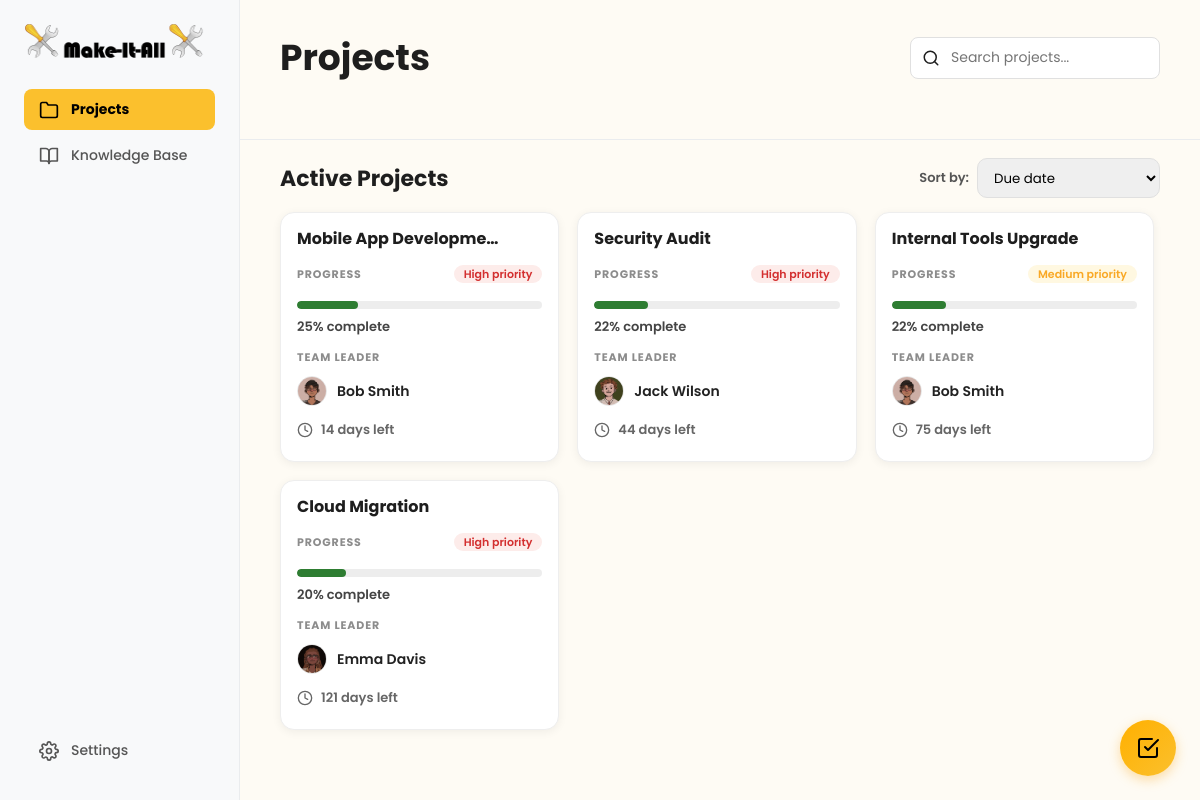
Page /user/project/projects-overview.php (signed in) on the committed database.
### tables this page shows
CREATE TABLE projects (
    project_id INT AUTO_INCREMENT PRIMARY KEY,
    project_name VARCHAR(255) NOT NULL,
    description TEXT,
    created_by INT NOT NULL COMMENT 'Manager who created the project',
    team_leader_id INT NULL COMMENT 'Assigned team leader',
    start_date DATE NOT NULL,
    deadline DATE NOT NULL,
    estimated_completion_date DATE NULL COMMENT 'Calculated based on velocity',
    completed_date DATE NULL,
    status ENUM('planning', 'active', 'on_hold', 'completed', 'archived') DEFAULT 'active',
    priority ENUM('low', 'medium', 'high') DEFAULT 'medium',
    completion_percentage DECIMAL(5,2) DEFAULT 0.00,
    overdue_tasks_count INT DEFAULT 0,
    resource_level ENUM('sufficient', 'tight', 'under_resourced') DEFAULT 'sufficient',
    created_at TIMESTAMP DEFAULT CURRENT_TIMESTAMP,
    updated_at TIMESTAMP DEFAULT CURRENT_TIMESTAMP ON UPDATE CURRENT_TIMESTAMP,
    archived_at TIMESTAMP NULL,
    FOREIGN KEY (created_by) REFERENCES users(user_id) ON DELETE RESTRICT,
    FOREIGN KEY (team_leader_id) REFERENCES users(user_id) ON DELETE SET NULL,
    INDEX idx_status (status),
    INDEX idx_created_by (created_by),
    INDEX idx_team_leader (team_leader_id),
    INDEX idx_deadline (deadline),
    INDEX idx_priority (priority)
);

CREATE TABLE users (
    user_id INT AUTO_INCREMENT PRIMARY KEY,
    email VARCHAR(255) NOT NULL UNIQUE,
    password_hash VARCHAR(255) NULL COMMENT 'NULL for non-registered employees',
    is_registered BOOLEAN DEFAULT FALSE,
    first_name VARCHAR(100) NOT NULL,
    last_name VARCHAR(100) NOT NULL,
    profile_picture VARCHAR(255) DEFAULT '/default-avatar.png',
    role ENUM('manager', 'team_leader', 'team_member', 'technical_specialist') NOT NULL DEFAULT 'team_member',
    department VARCHAR(100),
    specialties TEXT COMMENT 'JSON array: ["Frontend", "React", "UX Design"]',
    manager_id INT NULL COMMENT 'Self-referencing FK - who manages this user',
    is_active BOOLEAN DEFAULT TRUE,
    last_login TIMESTAMP NULL,
    created_at TIMESTAMP DEFAULT CURRENT_TIMESTAMP,
    updated_at TIMESTAMP DEFAULT CURRENT_TIMESTAMP ON UPDATE CURRENT_TIMESTAMP,
    FOREIGN KEY (manager_id) REFERENCES users(user_id) ON DELETE SET NULL,
    INDEX idx_email (email),
    INDEX idx_role (role),
    INDEX idx_manager (manager_id),
    INDEX idx_is_registered (is_registered),
    INDEX idx_is_active (is_active)
);

### user/project/projects-overview.php (the view, shortened to what this page needs)
<?php
$database = new Database();
$db = $database->getConnection();
$isLoggedIn = isset($_SESSION['role'], $_SESSION['email'], $_SESSION['user_id']);
if (!$isLoggedIn) {
  $role = 'manager';
  $isManager = true;
  $currentUserId = 1;
} else {
  $currentUserId = $_SESSION['user_id'];
}
function daysLeft(?string $estimated, ?string $deadline): ?int
{
  $target = $estimated ?: $deadline;
  $today = new DateTime('today');
  $targetDate = new DateTime($target);
  $diff = $today->diff($targetDate);
  return (int)$diff->format('%r%a');
}
$activeSql = "
  SELECT DISTINCT
    p.project_id,
    p.project_name,
    p.description,
    p.team_leader_id,
    p.status,
    p.priority,
    p.deadline,
    p.estimated_completion_date,
    -- live progress (doesn't rely on stored completion_percentage)
    COALESCE(tp.completion_percentage, 0) AS completion_percentage,
    u.first_name AS leader_first_name,
    u.last_name  AS leader_last_name,
    u.profile_picture AS leader_picture
  FROM projects p
  LEFT JOIN users u ON p.team_leader_id = u.user_id
  LEFT JOIN project_members pm ON pm.project_id = p.project_id
  --  task progress subquery (1 row per project)
  LEFT JOIN (
    SELECT
      project_id,
      ROUND(
        (SUM(CASE WHEN status = 'completed' THEN 1 ELSE 0 END) * 100.0) / NULLIF(COUNT(*), 0),
        2
      ) AS completion_percentage
    FROM tasks
    GROUP BY project_id
  ) tp ON tp.project_id = p.project_id
  WHERE p.status IN ('active','planning','on_hold','completed')
    AND p.status <> 'archived'
    AND (
      p.created_by = :uid
      OR p.team_leader_id = :uid
      OR pm.user_id = :uid
    )
  ORDER BY p.deadline ASC
";
$activeStmt = $db->prepare($activeSql);
$activeStmt->execute([':uid' => $currentUserId]);
$activeProjects = $activeStmt->fetchAll(PDO::FETCH_ASSOC);
?>
<!DOCTYPE html>
<html lang="en">
<head>
  <link rel="stylesheet" href="../dashboard.css">
  <link rel="stylesheet" href="projects-overview.css">
</head>
<body id="projects-overview-page">
  <?php include '../to-do/todo_widget.php'; ?>
  <div class="dashboard-container">
    <nav class="sidebar">
      <div class="nav-top">
        <div class="logo-container">
          <img src="../logo.png" alt="Make-It-All Logo" class="logo-icon">
        </div>
        <ul class="nav-main">
          <li class="active-parent"><a href="projects-overview.php"><i data-feather="folder"></i>Projects</a></li>
          <li><a href="../knowledge-base/knowledge-base.html"><i data-feather="book-open"></i>Knowledge Base</a></li>
        </ul>
      </div>
      <div class="nav-footer">
        <ul>
          <li><a href="../settings.php"><i data-feather="settings"></i>Settings</a></li>
        </ul>
      </div>
    </nav>
    <main class="main-content">
      <header class="projects-header">
        <h1>Projects</h1>
        <div class="projects-controls">
          <div class="search-bar">
            <input type="text" id="project-search" placeholder="Search projects..." autocomplete="off">
          </div>
        </div>
      </header>
      <section class="projects-section" id="active-section">
        <div class="section-top">
          <h2 class="active-projects-title">Active Projects</h2>
          <div class="sort-wrap">
            <span class="sort-label">Sort by:</span>
            <select class="sort-dropdown" id="sortProjects">
              <option value="due">Due date</option>
            </select>
          </div>
        </div>
        <div class="projects-grid-scroll">
          <div class="projects-grid">
            <?php if (count($activeProjects) === 0): ?>
              <div class="empty-state">
                <i data-feather="inbox"></i>
                <p>No current active projects</p>
              </div>
            <?php else: ?>
              <?php foreach ($activeProjects as $p): ?>
                <?php
                $progress = (float)($p['completion_percentage'] ?? 0);
                $days = daysLeft($p['estimated_completion_date'] ?? null, $p['deadline'] ?? null);
                $leaderName = trim(($p['leader_first_name'] ?? '') . ' ' . ($p['leader_last_name'] ?? ''));
                $avatar = $p['leader_picture'] ?? '';
                $status = $p['status'] ?? '';
                if ($status === 'completed') {
                  $dateText = 'Completed';
                  $dateClass = 'days-pill is-completed';
                } elseif ($days === null) {
                  $dateText = 'No date set';
                  $dateClass = 'days-pill';
                } elseif ($days < 0) {
                  $dateText = abs($days) . ' days overdue';
                  $dateClass = 'days-pill is-overdue';
                } elseif ($days === 0) {
                  $dateText = 'Due today';
                  $dateClass = 'days-pill is-due';
                } else {
                  $dateText = $days . ' days left';
                  $dateClass = 'days-pill';
                }
                $priority = strtolower($p['priority'] ?? 'medium');
                ?>
                <article
                  class="project-card"
                  data-name="<?= strtolower(htmlspecialchars($p['project_name'])) ?>"
                  data-progress="<?= (int)$progress ?>"
                  data-deadline="<?= htmlspecialchars($p['deadline'] ?? '') ?>"
                  data-project-id="<?= htmlspecialchars($p['project_id'] ?? '') ?>"
                  data-deadline-text="<?= htmlspecialchars($dateText) ?>"
                  data-deadline-class="<?= htmlspecialchars($dateClass) ?>"
                  data-priority="<?= htmlspecialchars($priority) ?>"
                  data-description="<?= htmlspecialchars($p['description'] ?? '') ?>"
                  data-team-leader-id="<?= htmlspecialchars($p['team_leader_id'] ?? '') ?>"
                  data-team-leader-name="<?= htmlspecialchars($leaderName) ?>">
                  <h3 class="project-title"><?= htmlspecialchars($p['project_name']) ?></h3>
                  <div class="progress-head">
                    <span class="small-label">PROGRESS</span>
                    <span class="priority-pill priority-<?= htmlspecialchars($priority) ?>">
                      <?= ucfirst(htmlspecialchars($priority)) ?> priority
                    </span>
                  </div>
                  <div class="progress-track" aria-hidden="true">
                    <div class="progress-fill" style="width: <?= (int)round($progress) ?>%;"></div>
                  </div>
                  <div class="progress-text"><?= (int)round($progress) ?>% complete</div>
                  <div class="small-label leader-label">TEAM LEADER</div>
                  <div class="leader-row">
                    <?php if (!empty($avatar)): ?>
                      <img class="leader-avatar" src="<?= htmlspecialchars($avatar) ?>" alt="Leader pfp">
                    <?php else: ?>
                      <div class="leader-avatar leader-avatar--default" aria-hidden="true">
                        <i data-feather="user"></i>
                      </div>
                    <?php endif; ?>
                    <span class="leader-name"><?= htmlspecialchars($leaderName) ?></span>
                  </div>
                  <div class="card-footer">
                    <div class="<?= $dateClass ?>">
                      <i data-feather="clock"></i>
                      <span><?= htmlspecialchars($dateText) ?></span>
                    </div>
                  </div>
                </article>
              <?php endforeach; ?>
            <?php endif; ?>
          </div>
        </div>
      </section>
    </main>
  </div>
</body>
</html>

### user/dashboard.css (style rules this page uses)
html, body { height: 100%; }
body { background: #FEFBF4; font-family: 'Poppins', sans-serif; margin: 0; height: 100vh; color: #1E1E1E; overflow: hidden; }
* { box-sizing: border-box; }
a { color: #1E1E1E; transition: color 0.2s ease; }
.dashboard-container { display: flex; width: 100%; height: 100vh; }
.sidebar { width: 240px; flex-shrink: 0; background: #F8F9FA; padding: 24px; display: flex; flex-direction: column; justify-content: space-between; border-right: 1px solid #EAECEE; }
.logo-container { display: flex; align-items: center; gap: 8px; font-size: 20px; font-weight: 700; margin-bottom: 30px; }
.logo-icon { width: 180px; height: 35px; }
.sidebar ul { list-style: none; padding: 0; margin: 0; }
.sidebar ul a { display: flex; align-items: center; gap: 12px; padding: 10px 15px; text-decoration: none; color: #555; font-weight: 500; border-radius: 8px; margin-bottom: 5px; font-size: 14px; }
.sidebar ul a svg { width: 20px; height: 20px; }
.sidebar ul.nav-main>li.active-parent>a { background: #FBC02D; color: black; font-weight: 700; }
.main-content { flex: 1; padding: 0; display: flex; flex-direction: column; min-height: 0; overflow-y: auto; height: 100vh; }

### rows in the picture
projects: project_name "Mobile App Developme…", priority "High", progress "25", team_leader.profile_picture (picture), team_leader.last_name "Bob Smith", dateText "14 days left"
projects: project_name "Security Audit", priority "High", progress "22", team_leader.profile_picture (picture), team_leader.last_name "Jack Wilson", dateText "44 days left"
projects: project_name "Internal Tools Upgrade", priority "Medium", progress "22", team_leader.profile_picture (picture), team_leader.last_name "Bob Smith", dateText "75 days left"
projects: project_name "Cloud Migration", priority "High", progress "20", team_leader.profile_picture (picture), team_leader.last_name "Emma Davis", dateText "121 days left"
